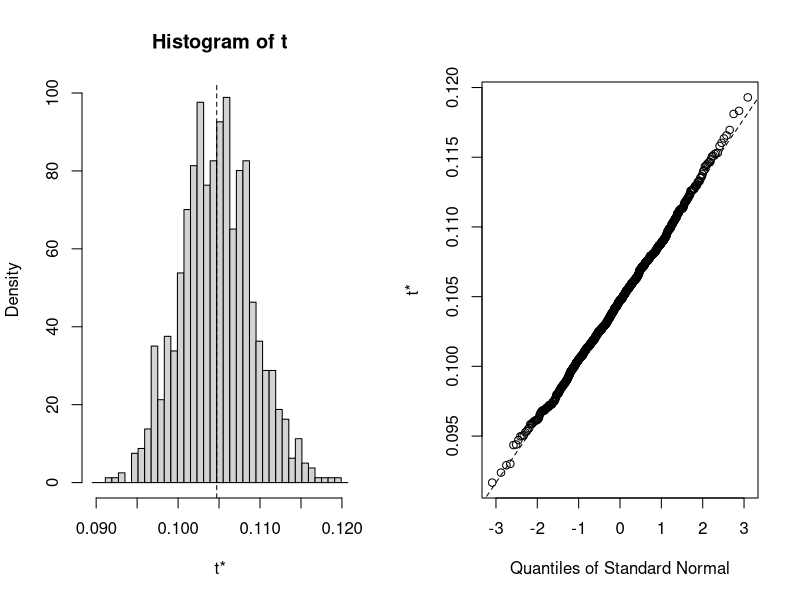
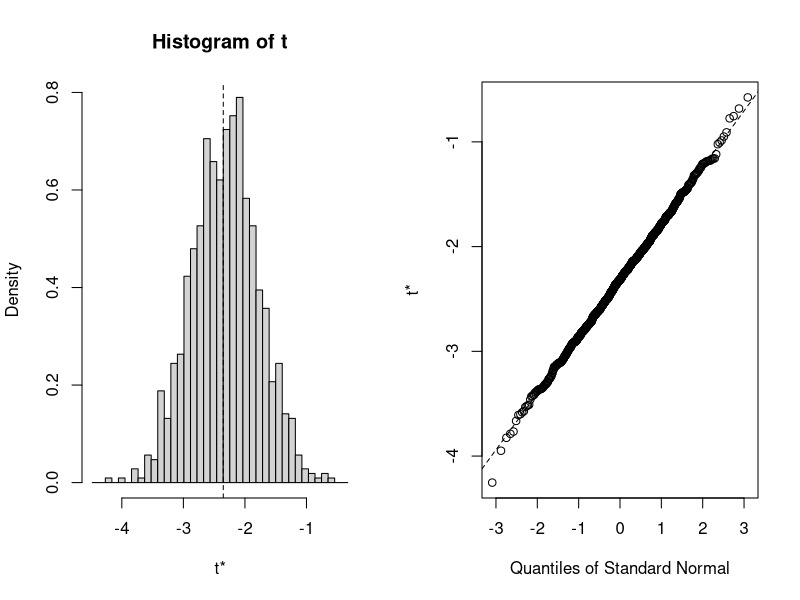
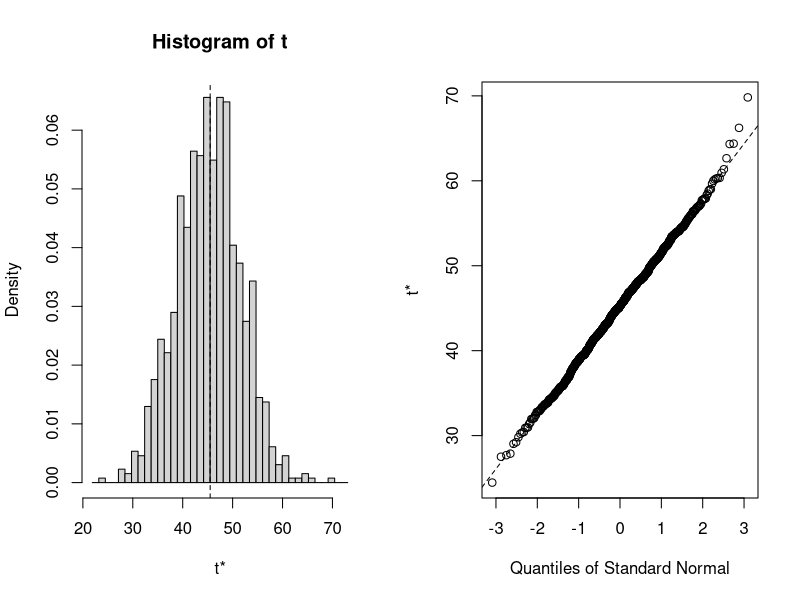
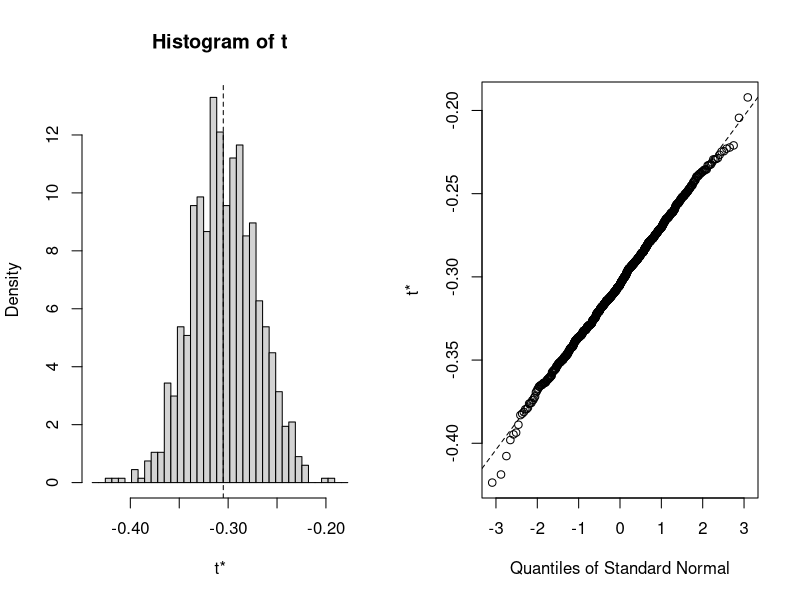
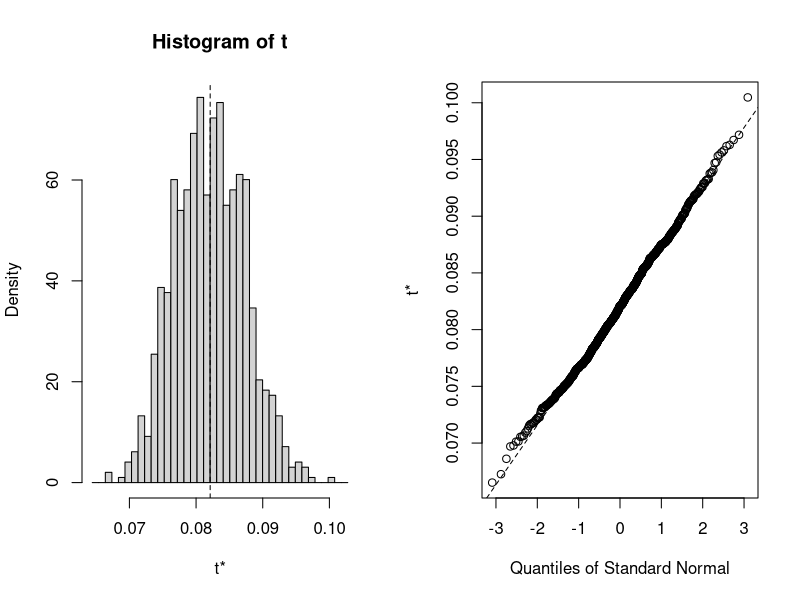
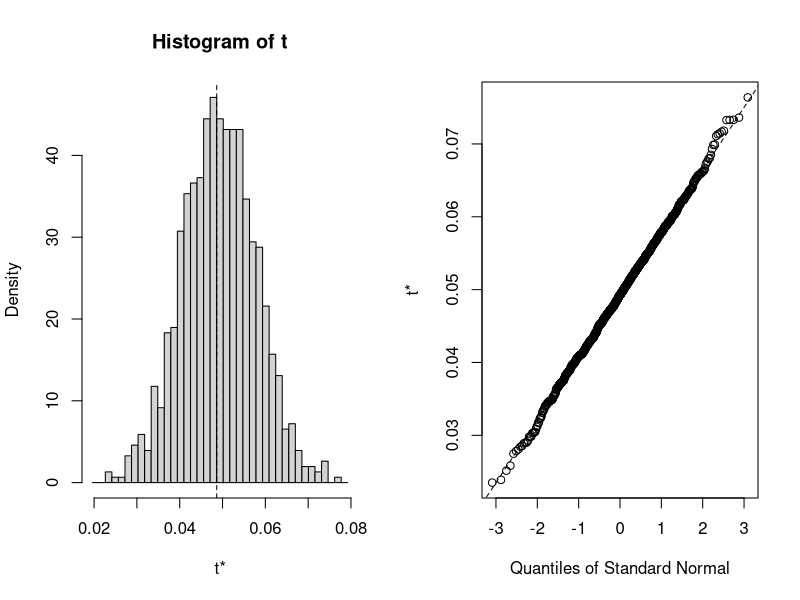
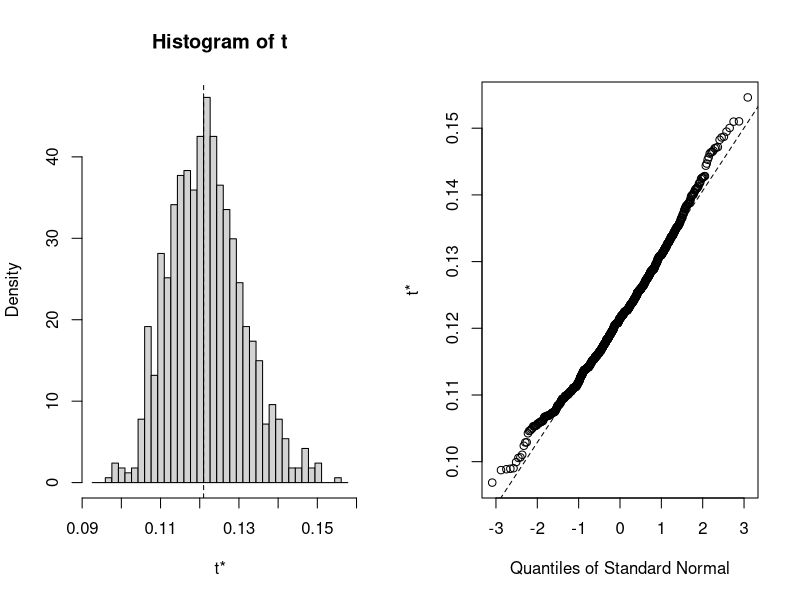
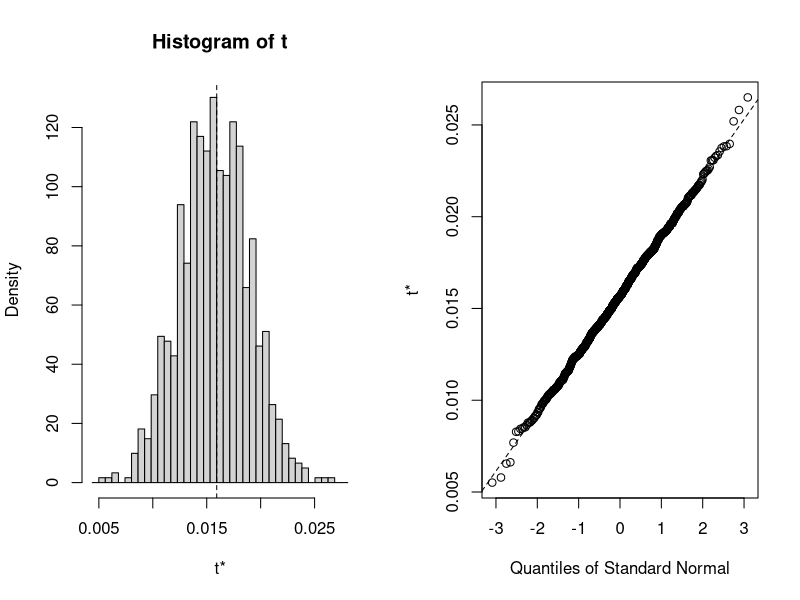

Source code (R) for these figures, in order:
## ---- chunk 1
library(lattice)
library(MASS)
library(boot)
library(nortest)
library(e1071)

concr.data <- read.csv("Data/Concrete_Data.csv", comment.char = "#")


my.cv <- function(model) { 
  tune(lm, model$call$formula, data = concr.data, tunecontrol = tune.control(sampling = "cross")) 
}

bs <- function(formula, data, indices) {
  d <- data[indices,]
  fit <- lm(formula, data=d)
  return(coef(fit)) 
} 

## ---- chunk 2

model1 <- lm(ConcreteCompressiveStrength ~ Cement + Water + BlastFurnaceSlag + FlyAsh + Superplasticizer + Age + Water:Superplasticizer, data=concr.data)
summary(model1)

b.model1 <- boot(data=concr.data, statistic=bs, 
    R=999, formula=ConcreteCompressiveStrength ~ Cement + Water + BlastFurnaceSlag + FlyAsh + Superplasticizer + Age + Water:Superplasticizer)
b.model1

## ---- chunk 3
b.model1$t0

plot(b.model1, index=2)
shapiro.test(b.model1$t[,2])

plot(b.model1, index=6)
shapiro.test(b.model1$t[,6])

## ---- chunk 4
plot(b.model1, index = 1)
shapiro.test(b.model1$t[,1])$p
plot(b.model1, index=3)
shapiro.test(b.model1$t[,3])
plot(b.model1, index=4)
shapiro.test(b.model1$t[,4])

plot(b.model1, index=5)
shapiro.test(b.model1$t[,5])
plot(b.model1, index=7)
shapiro.test(b.model1$t[,7])

plot(b.model1, index=8)
shapiro.test(b.model1$t[,8])

## ---- chunk 5
boot.ci(b.model1, type="perc", index=1) 
boot.ci(b.model1, type="norm", index=2)

boot.ci(b.model1, type="perc", index=3) 
boot.ci(b.model1, type="perc", index=4)

boot.ci(b.model1, type="perc", index=5) 
boot.ci(b.model1, type="norm", index=6)

boot.ci(b.model1, type="perc", index=7) 
boot.ci(b.model1, type="perc", index=8)

## ---- chunk 6

confint(model1)
## ---- chunk 7
concr.data$Water.factor <- concr.data$Water < 225
concr.data$Age.factor <- concr.data$Age < 150
model4 <-lm(ConcreteCompressiveStrength ~ Cement + Water.factor:Water + BlastFurnaceSlag + FlyAsh + Superplasticizer + Age.factor:log(Age) + Water:Superplasticizer, data=concr.data)
summary(model4)


b.model4 <- boot(data=concr.data, statistic=bs, 
    R=999, formula=ConcreteCompressiveStrength ~ Cement + Water.factor:Water + BlastFurnaceSlag + FlyAsh + Superplasticizer + Age.factor:log(Age) + Water:Superplasticizer)

b.model4


## ---- chunk 8
b.model4$t0

plot(b.model4, index = 1)
shapiro.test(b.model4$t[,1])$p


plot(b.model4, index=3)
shapiro.test(b.model4$t[,3])
plot(b.model4, index=4)
shapiro.test(b.model4$t[,4])


plot(b.model4, index=6)
shapiro.test(b.model4$t[,6])
plot(b.model4, index=7)
shapiro.test(b.model4$t[,7])

plot(b.model4, index=8)
shapiro.test(b.model4$t[,8])



plot(b.model4, index=10)
shapiro.test(b.model4$t[,10])

## ---- chunk 9

plot(b.model4, index=2)
shapiro.test(b.model4$t[,2])

plot(b.model4, index=5)
shapiro.test(b.model4$t[,5])

plot(b.model4, index=9)
shapiro.test(b.model4$t[,9])


## ---- chunk 10

boot.ci(b.model4, type="perc", index=1) 
boot.ci(b.model4, type="norm", index=2)

boot.ci(b.model4, type="perc", index=3) 
boot.ci(b.model4, type="perc", index=4)

boot.ci(b.model4, type="norm", index=5) 
boot.ci(b.model4, type="perc", index=6)

boot.ci(b.model4, type="perc", index=7) 
boot.ci(b.model4, type="perc", index=8)

boot.ci(b.model4, type="perc", index=9) 
boot.ci(b.model4, type="norm", index=10)

## ---- chunk 11

my.cv(model1)
my.cv(model4)
